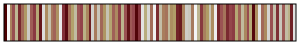

This chart was generated by the following Python code:
# 
#         bilbaoS
#                   www.fabiocrameri.ch/colourmaps
from matplotlib.colors import LinearSegmentedColormap      
      
cm_data = [[0.29914, 0.00032437, 0.0030268],      
           [0.97154, 0.97151, 0.97136],      
           [0.66084, 0.50434, 0.36855],      
           [0.59667, 0.30066, 0.31369],      
           [0.74569, 0.71659, 0.57883],      
           [0.46742, 0.15698, 0.17771],      
           [0.63663, 0.41478, 0.34915],      
           [0.68821, 0.60091, 0.39598],      
           [0.80036, 0.79399, 0.7641],      
           [0.6223, 0.36343, 0.33749],      
           [0.54063, 0.22756, 0.25552],      
           [0.71532, 0.66509, 0.46623],      
           [0.3915, 0.087894, 0.10233],      
           [0.86624, 0.86518, 0.86021],      
           [0.67276, 0.54821, 0.37816],      
           [0.77093, 0.75498, 0.67909],      
           [0.64929, 0.46161, 0.35929],      
           [0.62987, 0.38996, 0.3437],      
           [0.67972, 0.57323, 0.38456],      
           [0.91647, 0.91623, 0.91512],      
           [0.50497, 0.19208, 0.21755],      
           [0.34614, 0.044376, 0.062581],      
           [0.64304, 0.43852, 0.35429],      
           [0.70001, 0.63245, 0.42126],      
           [0.75871, 0.73659, 0.63108],      
           [0.61235, 0.33406, 0.32876],      
           [0.57236, 0.26419, 0.28889],      
           [0.73123, 0.69345, 0.52255],      
           [0.66631, 0.5245, 0.37292],      
           [0.42814, 0.12109, 0.13725],      
           [0.82527, 0.82207, 0.8071],      
           [0.65468, 0.48155, 0.36361],      
           [0.7842, 0.77372, 0.72423],      
           [0.6333, 0.40254, 0.34648],      
           [0.68366, 0.58662, 0.38919],      
           [0.77722, 0.76409, 0.70185],      
           [0.70737, 0.64901, 0.4415],      
           [0.62624, 0.37698, 0.34076],      
           [0.6695, 0.53624, 0.37548],      
           [0.55721, 0.24572, 0.27303],      
           [0.73867, 0.70555, 0.5511],      
           [0.60547, 0.31788, 0.3223],      
           [0.36925, 0.067261, 0.083028],      
           [0.6178, 0.34919, 0.33364],      
           [0.58563, 0.28265, 0.30255],      
           [0.32267, 0.020224, 0.035143],      
           [0.52312, 0.2097, 0.23691],      
           [0.89054, 0.89002, 0.88753],      
           [0.72339, 0.68, 0.49384],      
           [0.84424, 0.84231, 0.83327],      
           [0.63987, 0.42676, 0.35174],      
           [0.94356, 0.94347, 0.94302],      
           [0.48638, 0.17457, 0.19775],      
           [0.76486, 0.7459, 0.65557],      
           [0.65776, 0.49292, 0.36608],      
           [0.64618, 0.45012, 0.35682],      
           [0.75235, 0.72687, 0.60551],      
           [0.67613, 0.56049, 0.38109],      
           [0.69359, 0.61623, 0.40626],      
           [0.44804, 0.13919, 0.15745],      
           [0.40753, 0.10245, 0.11715],      
           [0.66318, 0.51293, 0.3704],      
           [0.80976, 0.80488, 0.78206],      
           [0.7926, 0.78457, 0.74676],      
           [0.65237, 0.47301, 0.36177],      
           [0.95745, 0.9574, 0.95713],      
           [0.74223, 0.71118, 0.56508],      
           [0.53197, 0.2186, 0.24631],      
           [0.6593, 0.49862, 0.3673],      
           [0.69077, 0.60845, 0.4006],      
           [0.78058, 0.7688, 0.71306],      
           [0.67442, 0.5543, 0.37958],      
           [0.92989, 0.92974, 0.92902],      
           [0.45779, 0.14812, 0.16759],      
           [0.60913, 0.32609, 0.32575],      
           [0.64773, 0.45588, 0.35806],      
           [0.47695, 0.16576, 0.18778],      
           [0.57926, 0.27344, 0.29602],      
           [0.54906, 0.23661, 0.26444],      
           [0.7113, 0.65717, 0.45339],      
           [0.62809, 0.38354, 0.34227],      
           [0.75556, 0.73179, 0.61844],      
           [0.6679, 0.53035, 0.3742],      
           [0.59143, 0.29174, 0.30845],      
           [0.71937, 0.67273, 0.4798],      
           [0.33444, 0.031738, 0.050036],      
           [0.6779, 0.56679, 0.38273],      
           [0.90334, 0.90298, 0.90129],      
           [0.63497, 0.4087, 0.34783],      
           [0.67111, 0.54219, 0.37681],      
           [0.83434, 0.83182, 0.82006],      
           [0.60133, 0.30941, 0.31829],      
           [0.76788, 0.75046, 0.66744],      
           [0.49572, 0.18331, 0.2077],      
           [0.78816, 0.77894, 0.73544],      
           [0.62015, 0.35642, 0.33566],      
           [0.7618, 0.74129, 0.64345],      
           [0.73501, 0.69965, 0.5369],      
           [0.43817, 0.13026, 0.14735],      
           [0.87815, 0.87739, 0.87383]]      
      
bilbaoS_map = LinearSegmentedColormap.from_list('bilbaoS', cm_data)      
# For use of "viscm view"      
test_cm = bilbaoS_map      
      
if __name__ == "__main__":      
    import matplotlib.pyplot as plt      
    import numpy as np      
      
    try:      
        from viscm import viscm      
        viscm(bilbaoS_map)      
    except ImportError:      
        print("viscm not found, falling back on simple display")      
        plt.imshow(np.linspace(0, 100, 256)[None, :], aspect='auto',      
                   cmap=bilbaoS_map)      
    plt.show()      
